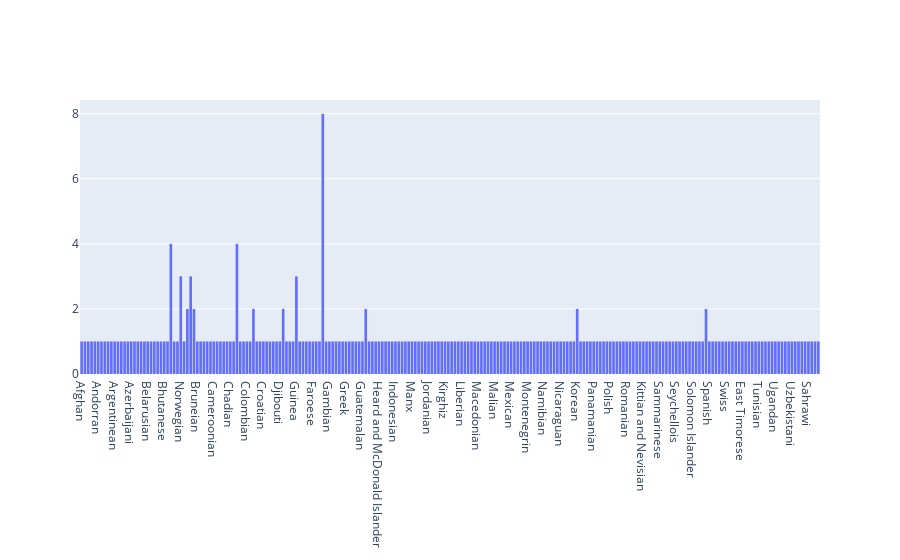

Source (notebook cell):
### Code cell
fig = go.Figure(data=[go.Histogram(histfunc="count", x=df['demonym'])])
fig.show()

### Figure 1 — Plotly figure (JSON) as saved in the notebook; plotly's stock layout.template omitted (floating-point values rounded to 4 significant figures; data arrays with more than 128 entries replaced by an {"elided": "..."} marker saying what was removed)
{"data": [{"histfunc": "count", "type": "histogram", "x": {"elided": "250 str values"}}], "layout": {}}
